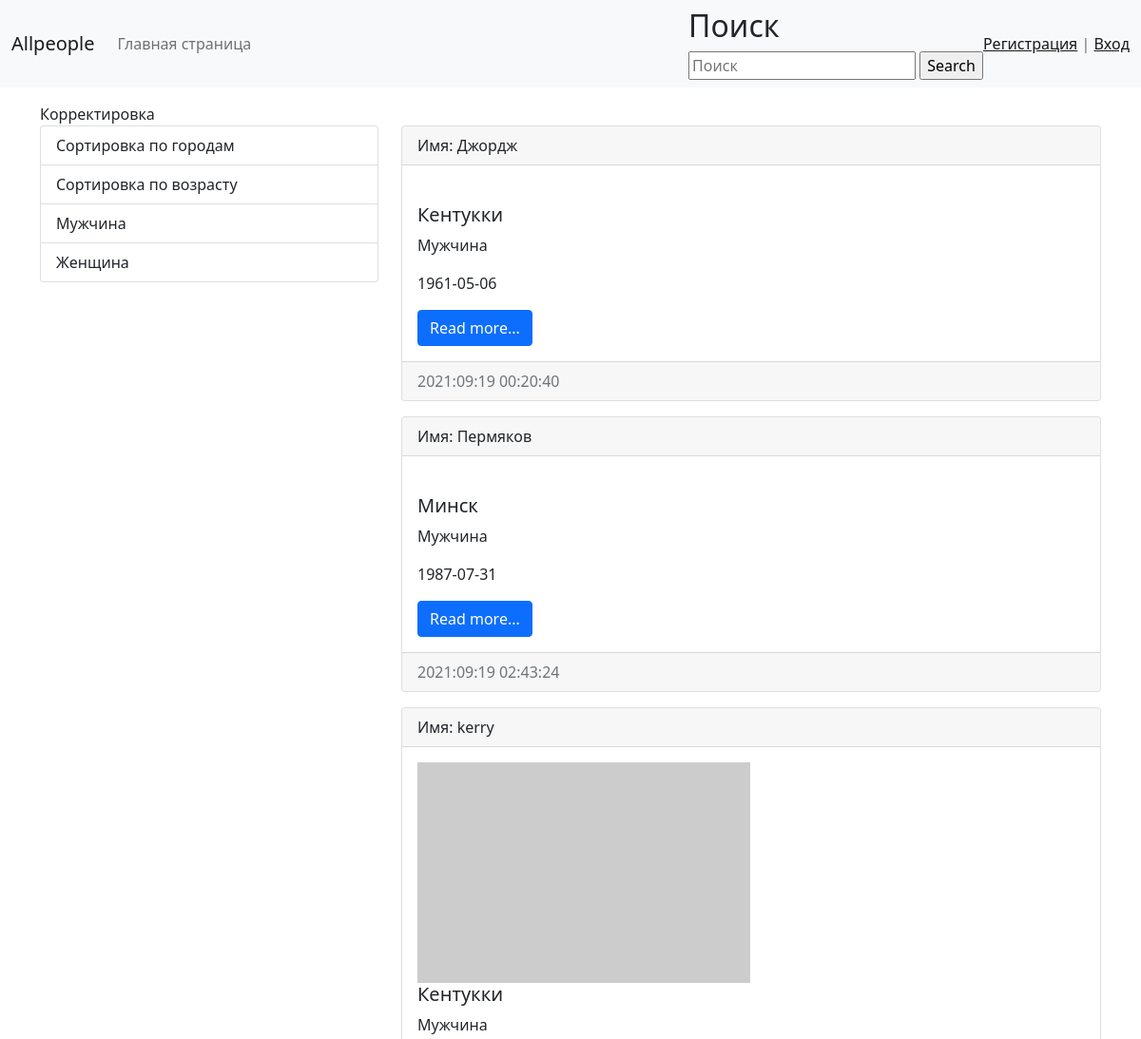
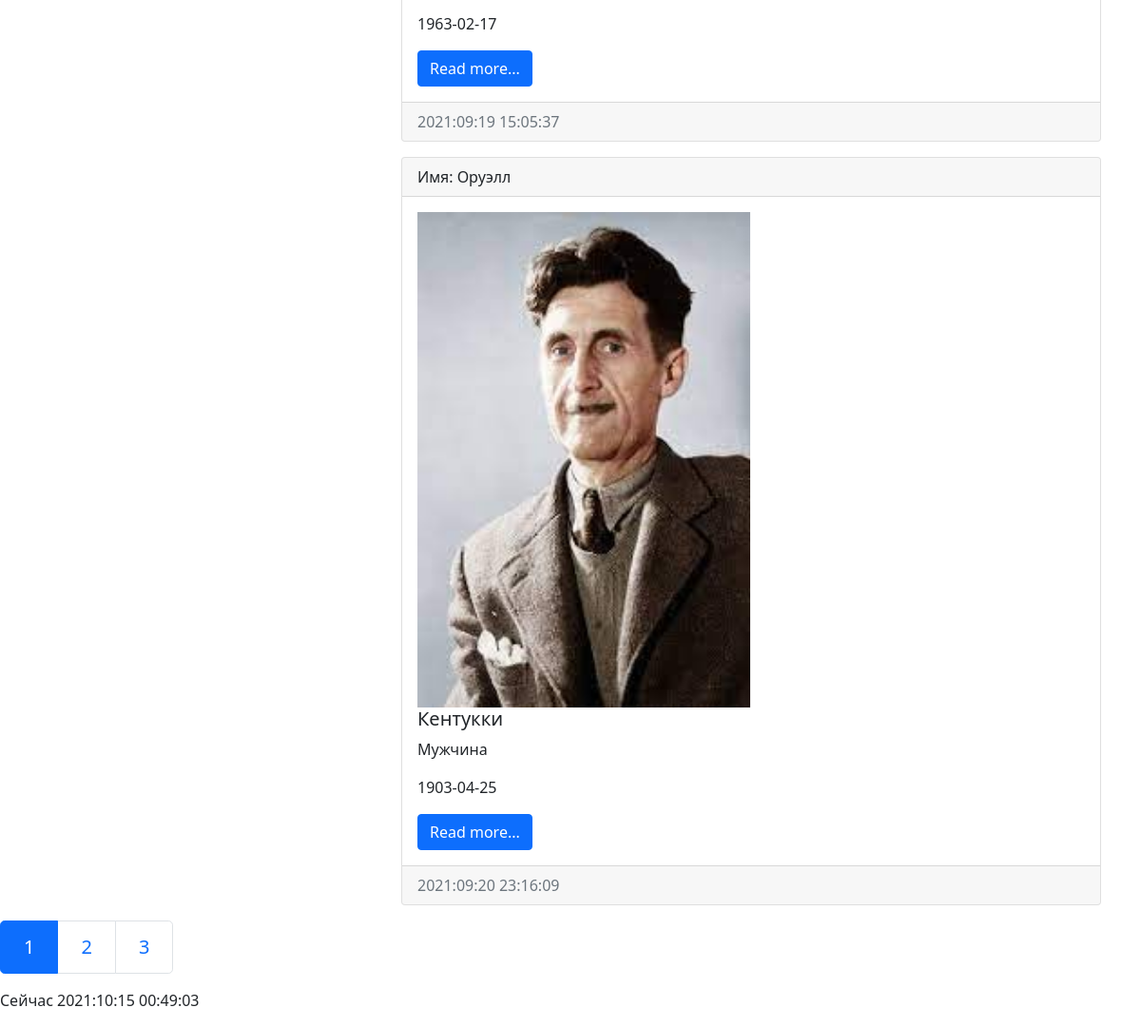
The app's page /gender/1/ with its own data (2 pictures, top to bottom).
### main/models.py (models this page shows)
class Gender(models.Model):
    gender = models.CharField(max_length=10, blank=True, verbose_name='Пол' )#choices=KINDS
    def __str__(self):
        return self.gender

class Person(AbstractUser):
    phone = models.PositiveIntegerField(null=True, blank=True,verbose_name='Телефон')
    city = models.ForeignKey('City',null=True, on_delete=models.CASCADE, verbose_name='Город')
    photo = models.ImageField(upload_to='image/%Y/%m/%d/', verbose_name='Фото')
    birthday = models.DateField(null=True, blank=True, verbose_name='Дата Рождения')
    created_at = models.DateTimeField(auto_now_add=True, verbose_name='Дата создания')
    gender = models.ForeignKey('Gender', on_delete=models.CASCADE, null=True, verbose_name='Пол')
    is_activated = models.BooleanField(default=True, db_index=True, verbose_name='Прошел активацию')
    send_messages = models.BooleanField(default=True, verbose_name='Слать оповещения о новых комментариях?')
    class Meta(AbstractUser.Meta):
        pass

class City(models.Model):
    city = models.CharField(null=True,max_length=100, blank=True, verbose_name='Город')
    def __str__(self):
        return self.city

### main/views.py (the view)
# urls.py: path('gender/<int:gender_id>/', get_gender, name='gender'),
def get_gender(request,gender_id):
    persons = Person.objects.filter(gender_id=gender_id)
    genders = Gender.objects.all()
    gender = Gender.objects.get(pk=gender_id)
    context = {'persons': persons, 'genders': genders, 'gender' : gender}
    return render(request, 'main/gender.html', context)

### main/templates/main/gender.html
{% extends 'main/base.html' %}
                {% block cat %}
                {% for item in genders %}
                <a href="{% url 'gender' item.pk %}" class="list-group-item list-group-item-action " aria-current="true">
                    {{item.gender}}
                </a>
                {% endfor %}
                {% endblock %}
{% block profile %}
{% for item in persons %}
            <div class="card mb-3">
                <div class="card-header">
                    Имя: {{ item.name }} {{ item.last_name}}
                </div>
                <div class="card-body">
                    <div class="media">
                        {% if item.photo %}
                        <img src="{{ item.photo.url }}" alt="" width='350' class="mr-3">
                        {% else %}
                        <img src="https://picsum.photos/seed/picsum/536/354" alt="Photo" width='350' class="mr-3">
                        {% endif %}
                        <div class="media-body">
                            <h5 class="card-title">{{item.city}}</h5>
                            <p class="card-text">{{item.gender}}</p>
                            <p class="card-text">{{item.birthday| date:'Y-m-d'}}</p>
                            <a href="#" class="btn btn-primary">Read more...</a>
                        </div>
                    </div>
                </div>
                <div class="card-footer text-muted">
                    {{item.created_at|date:"Y:m:d H:i:s"}}
                </div>
            </div>
{% endfor %}
{% endblock %}

### main/templates/main/base.html (shortened to what this page needs)
<!doctype html>
{% load static %}
<html lang="en">
<head>
    <link href="https://cdn.jsdelivr.net/npm/bootstrap@5.1.1/dist/css/bootstrap.min.css" rel="stylesheet"
>
</head>
<body>
{% include 'main/nav.html' %}
<div class='container mt-3'>
Корректировка
    <div class="row">
        <div class="col-md-4">
            <div class="list-group">
                <a href="{% url 'sort1' %}" class="list-group-item list-group-item-action " aria-current="true">Сортировка по городам</a>
                <a href="{% url 'sort2' %}" class="list-group-item list-group-item-action " aria-current="true">Сортировка по возрасту</a>
                {% block cat %}{% endblock %}
            </div>
        </div>
        <div class="col-md-8">
            {% block profile %}
            {% endblock %}
        </div>
    </div>
</div>
<nav aria-label="...">
  <ul class="pagination pagination-lg">
    <li class="page-item active" aria-current="page">
      <span class="page-link">1</span>
    </li>
    <li class="page-item"><a class="page-link" href="#">2</a></li>
    <li class="page-item"><a class="page-link" href="#">3</a></li>
  </ul>
</nav>
<div>
    <p>
        Сейчас {% now "Y:m:d H:i:s" %}
    </p>
</div>
</body>
</html>

### main/templates/main/nav.html (shortened to what this page needs)
<nav class="navbar navbar-expand-lg navbar-light bg-light">
    <div class="container-fluid">
        <a class="navbar-brand" href="{% url 'home' %}">Allpeople</a>
        <div class="collapse navbar-collapse" id="navbarSupportedContent">
            <ul class="navbar-nav me-auto mb-2 mb-lg-0">
                <li class="nav-item">
                    <a class="nav-link" href="{% url 'home' %}">Главная страница</a>
                </li>
            </ul>
        </div>
        <div>
            <div class="newsletter">
                <h2 class="sidebar-title">Поиск</h2>
            <form action="/" method="get">
                <input type="text" name="s" placeholder="Поиск">
                <input type="submit" value="Search">
            </form>
            </div>
        </div>
        <div>
        <span class="navbar-text">
            {% if request.user.is_authenticated %}
            Добро пожаловать, {{user.first_name}} {{user.last_name}} |
            <a href="{% url 'profile_user' user.pk %}">Изменить профиль</a> | <a href="{% url 'logout' %}">Выход</a>
            {% else %}
            <a href="{% url 'register_user' %}">Регистрация</a>
            | <a href="{% url 'login' %}"> Вход</a>
            {% endif  %}
      </span>
        </div>
    </div>
</nav>

### records on screen
Gender: gender "Мужчина"
Gender: gender "Женщина"
Person: last_name "Джордж", city "Кентукки", gender "Мужчина", birthday "1961-05-06", created_at "2021:09:19 00:20:40"
Person: last_name "Пермяков", city "Минск", gender "Мужчина", birthday "1987-07-31", created_at "2021:09:19 02:43:24"
Person: last_name "kerry", city "Кентукки", gender "Мужчина", birthday "1963-02-17", created_at "2021:09:19 15:05:37"
Person: last_name "Оруэлл", photo (picture), city "Кентукки", gender "Мужчина", birthday "1903-04-25", created_at "2021:09:20 23:16:09"
